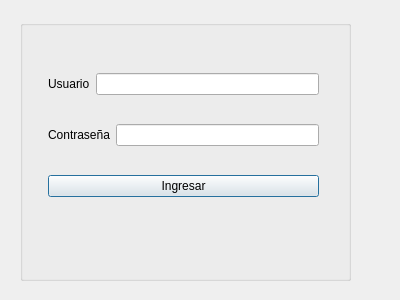
<?xml version="1.0" encoding="UTF-8"?>
<ui version="4.0">
 <class>LoginForm2</class>
 <widget class="QDialog" name="LoginForm2">
  <property name="geometry">
   <rect>
    <x>0</x>
    <y>0</y>
    <width>400</width>
    <height>300</height>
   </rect>
  </property>
  <property name="windowTitle">
   <string>Estudiante</string>
  </property>
  <widget class="QGroupBox" name="groupBox">
   <property name="geometry">
    <rect>
     <x>20</x>
     <y>20</y>
     <width>331</width>
     <height>261</height>
    </rect>
   </property>
   <property name="title">
    <string/>
   </property>
   <widget class="QLabel" name="label_Status">
    <property name="geometry">
     <rect>
      <x>40</x>
      <y>220</y>
      <width>261</width>
      <height>31</height>
     </rect>
    </property>
    <property name="text">
     <string/>
    </property>
   </widget>
   <widget class="QWidget" name="">
    <property name="geometry">
     <rect>
      <x>28</x>
      <y>30</y>
      <width>271</width>
      <height>171</height>
     </rect>
    </property>
    <layout class="QVBoxLayout" name="verticalLayout">
     <item>
      <layout class="QHBoxLayout" name="horizontalLayout">
       <item>
        <widget class="QLabel" name="label">
         <property name="text">
          <string>Usuario</string>
         </property>
        </widget>
       </item>
       <item>
        <widget class="QLineEdit" name="lineEdit_User"/>
       </item>
      </layout>
     </item>
     <item>
      <layout class="QHBoxLayout" name="horizontalLayout_2">
       <item>
        <widget class="QLabel" name="label_2">
         <property name="text">
          <string>Contraseña</string>
         </property>
        </widget>
       </item>
       <item>
        <widget class="QLineEdit" name="lineEdit_Pass"/>
       </item>
      </layout>
     </item>
     <item>
      <widget class="QPushButton" name="pushButton">
       <property name="text">
        <string>Ingresar</string>
       </property>
      </widget>
     </item>
    </layout>
   </widget>
  </widget>
 </widget>
 <resources/>
 <connections/>
</ui>
